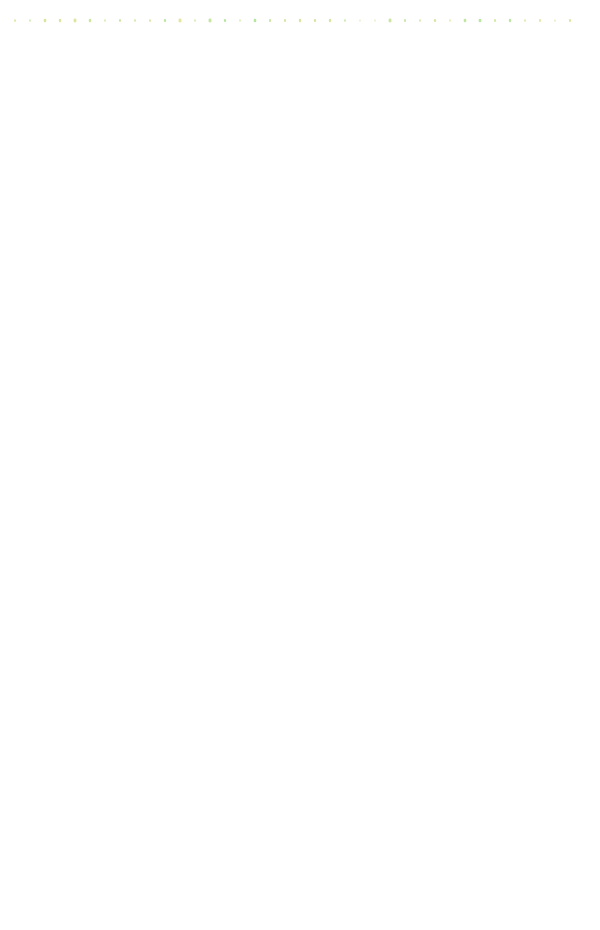
Frame 1 (no input)
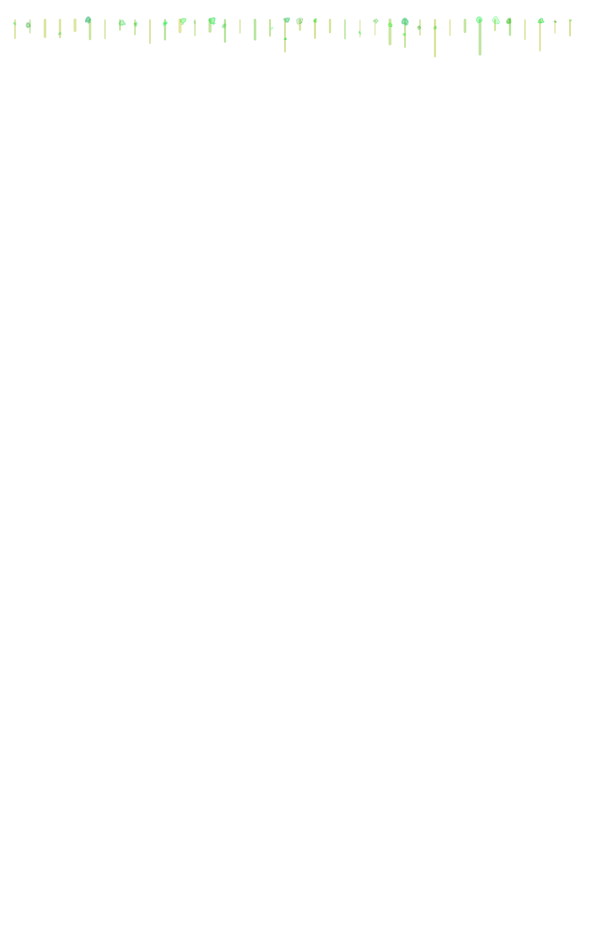
Frame 60 (no input)
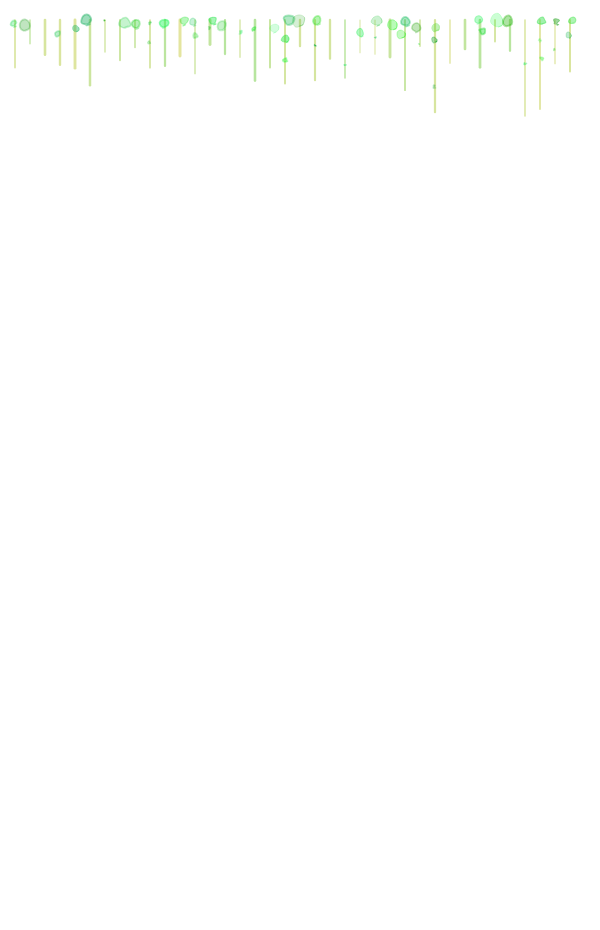
Frame 120 (the mouse pressed at the canvas centre since frame 60)

The p5.js sketch that drew these frames (run headless with seeded random() and noise() and a simulated clock; from frame 60 on, the mouse is pressed at the canvas centre):

// p5.js sketch
// ── sketch.js
/* sketch.js
** By Daniel Kato
*/
var vines = [];
var scl;

/* Runs once at startup */
function setup() {
   background(0);
   createCanvas(window.innerWidth/2, window.innerHeight - 70);
   scl = width / 40;

   // Create Vines
   for (var i = scl; i < width - scl; i += scl) {
      var start = createVector(i, 20);
      var end = createVector(i, 21);
      vines.push(new Vine(start, end));
   }
}

/* Infinite loop */
function draw() {
   background(255);
   for(var i = 0; i < vines.length; i++) {
      vines[i].draw();
      vines[i].update();
   }
}

// ── Leaf.js
/* Leaf.js
** By Daniel Kato
*/

/* Constructor */
function Leaf(vinePos) {
   this.offset = random(-1, 1);
   this.x = vinePos.x + this.offset;
   this.y = vinePos.y;
   this.vineX = vinePos.x;
   this.radius = 0.001;
   this.maxRadius = random(scl/4, scl/2);
   this.leafVars = [];
   this.dropping = false;
   this.vel = 0
   this.weight = random(0.5, 2);

   // Add leaf drawing variation
   var curVars;
   var numVars = 8;
   for (var i = 0; i < numVars; i++) {
      if (i >= (numVars  / 2)) {
         var mirrorIdx = (numVars - i) - 1;
         curVars = this.leafVars[mirrorIdx];
      } else {
         curVars = {x: random(-1, 1), y: random(-1, 1)}
      }
      this.leafVars.push(curVars);
   }

   // Set color
   var r = random(0, 50);
   var g = random(150, 250);
   var b = random(10, 100);
   var a = random(50, 120);
   this.color = color(r, g, b, a);
}

/* Increases size of leaf; Returns false when leaf is off screen */
Leaf.prototype.update = function(amount) {

   // Increase radius and adjust x value
   if (this.radius < this.maxRadius) {
      this.radius += random(0, 0.1);
      this.x = this.vineX + (this.radius * this.offset);
   } else {
      this.radius = this.maxRadius;
      if (random(0, 10000) < 1) {
         this.dropping = true;
      }
   }
   // 
   // // Drop leaf
   // if (this.dropping) {
   //    this.y += this.vel;
   //    this.vel += 0.05
   // } else if (this.y > height) {
   //    return false;
   // }

   return true;
}

/* Draws leaf */
Leaf.prototype.draw = function() {
   var n = 8;
   var pts = [];

   // Set points
   for (var i = 0; i < n; i ++) {
      var angle = (TWO_PI / n) * i;
      var curX = this.x + sin(i) * this.radius + this.leafVars[i].x;
      var curY = this.y + cos(i) * this.radius + this.leafVars[i].y;
      pts.push(createVector(curX, curY));
   }

   // Draw shape
   stroke(this.color);
   strokeWeight(this.weight);
   fill(this.color);
   beginShape();
   for (var i = 0; i < n * 1.5; i++) {
      curveVertex(pts[i%n].x, pts[i%n].y);
   }
   endShape();
}

// ── Vine.js
/* Vine.js
** By Daniel Kato
*/

/* Constructor */
function Vine(start, end) {
   this.start = start;
   this.end = end;
   this.length = dist(start.x, start.y, end.x, end.y);
   this.maxLength = random(height / 2, height - 60)
   this.leaves = [];
   this.growthRate = random(0, 0.2);
   this.color = color(random(100, 200), 200, 50, 120);
   this.weight = random(1, 3);
}

/* Increases length of vine and number and width of leaves */
Vine.prototype.update = function(amount) {
   // Grow vine
   if (this.end.y < this.maxLength) {
      this.end.y += this.growthRate;
   }

   // Add leaf every 5 pixels of growth
   if (random(0, this.maxLength) < sqrt(this.end.y) * 2) {
      this.addLeaf();
   }

   // Accelarate growth
   this.growthRate += random(-0.1, 0.1);
   if (this.growthRate < 0.1) {
      this.growthRate = 0.1;
   }

   // Grow leaves
   for (var i = 0; i < this.leaves.length; i++) {
      var curLeaf = this.leaves[i];
      if (curLeaf.update() == false) {
         this.leaves.splice(i, 1);
      }
   }
}

/* Draws vine and leaves to canvas */
Vine.prototype.draw = function() {
   // Draw vine
   stroke(this.color);
   strokeWeight(this.weight);
   line(this.start.x, this.start.y, this.end.x, this.end.y);

   // Draw leaves
   for (var i = 0; i < this.leaves.length; i++) {
      this.leaves[i].draw();
   }
}

/* Creates new leaf */
Vine.prototype.addLeaf = function() {
   var validLeaf = true;
   var newPos = createVector(this.end.x, random(20, this.end.y));

   // Check proximity to other leaves
   for (var i = 0; i < this.leaves.length; i++) {
      var curLeaf = this.leaves[i];
      if (dist(newPos.x, newPos.y, curLeaf.x, curLeaf.y) <= curLeaf.maxRadius * 2) {
         validLeaf = false;
         break;
      }
   }
   if (validLeaf) {
      this.leaves.push(new Leaf(newPos));
   }
}
